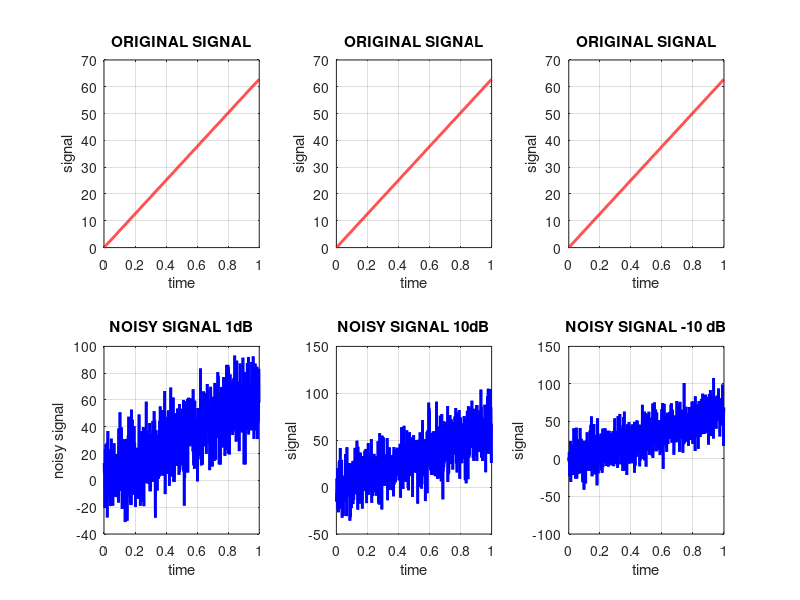

Recreate this plot in MATLAB.
%to study impact of awgn on signal in matlab  
clear all;  
close all;  
clc;  
Fs = 1000;  
T = 1;  
t = 0:1/Fs:T-1/Fs;  
f_signal = 10;  
A_signal = 1;  
signal = A_signal * (2*pi*f_signal*t); % for ramp  
%signal = A_signal * sin(2*pi*f_signal*t); %for sine  
%signal = A_signal * square(20*t); %for square  
SNR_dB = 1 ;  
SNR_dB1 = 20 ;  
SNR_dB2 = -10 ;  
noise_power = var(signal) /(10^(SNR_dB/10));  
noise = sqrt(noise_power) * randn(size(t));  
noise_power1 = var(signal) /(10^(SNR_dB1/10));  
noise1 = sqrt(noise_power) * randn(size(t));  
noise_power2 = var(signal) /(10^(SNR_dB2/10));  
noise2 = sqrt(noise_power) * randn(size(t));  
noisy_signal = signal + noise;  
noisy_signal1 = signal + noise1;  
noisy_signal2 = signal + noise2;  
figure;  
subplot(2,3,1)  
plot(t,signal, 'r-', 'Linewidth', 2);  
title('ORIGINAL SIGNAL');  
xlabel('time');  
ylabel('signal');  
grid on;  
subplot(2,3,4)  
plot(t,noisy_signal, 'b-', 'Linewidth', 2);  
title('NOISY SIGNAL 1dB');  
xlabel('time');  
ylabel('noisy signal');  
grid on;  
subplot(2,3,2)  
plot(t,signal, 'r-', 'Linewidth', 2);  
title('ORIGINAL SIGNAL');  
xlabel('time');  
ylabel('signal');  
grid on;  
subplot(2,3,5)  
plot(t,noisy_signal1, 'b-', 'Linewidth', 2);  
title('NOISY SIGNAL 10dB');  
xlabel('time');  
ylabel('signal');  
grid on;  
subplot(2,3,3)  
plot(t,signal, 'r-', 'Linewidth', 2);  
title('ORIGINAL SIGNAL');  
xlabel('time');  
ylabel('signal');  
grid on;  
subplot(2,3,6)  
plot(t,noisy_signal2, 'b-', 'Linewidth', 2);  
title('NOISY SIGNAL -10 dB');  
xlabel('time');  
ylabel('signal');  
grid on; 
